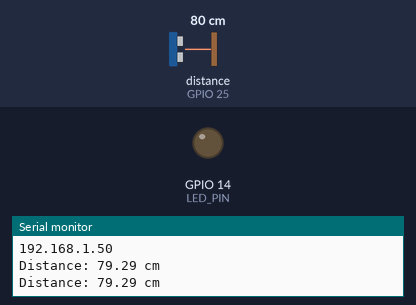
A sketch run on a simulated ESP32. Parts: output pins drawn as LEDs (lit = HIGH), the last lines printed to the serial monitor. Wiring (inferred from the names in the program): ultrasonic range finder: trigger GPIO 26; echo GPIO 25. The test bench sets the inputs (shaded band); at power-on: distance to the obstacle (sensor on GPIO 25) 80 cm. The echo pulse lasts 58.3 µs per cm; WiFi joins after 1.5 s; servers stay silent unless stated; uploads are accepted with an empty reply; pins used as bus, display or sensor lines are not drawn.

Above: at 3.2 s.
3.3 s: distance to the obstacle (sensor on GPIO 25) set to 23 cm
5.2 s: distance to the obstacle (sensor on GPIO 25) set to 18 cm
At 6.8 s:
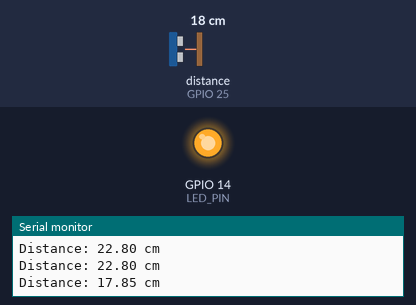
7.5 s: distance to the obstacle (sensor on GPIO 25) set to 35 cm
At 8.3 s:
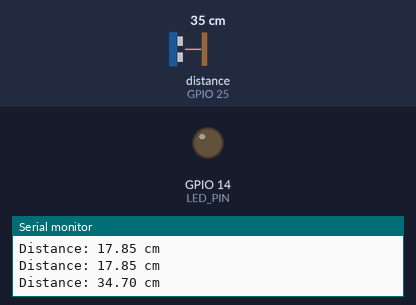
9.5 s: distance to the obstacle (sensor on GPIO 25) set to 2 cm
At 11.1 s:
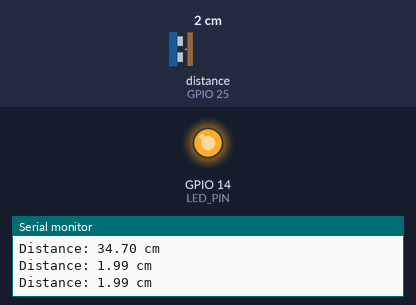
Timing chart, 0 to 12.5 s (numbered marks = the images above; inputs shaded):
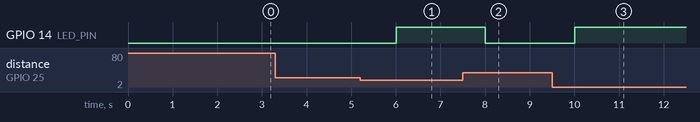

The sketch:

web_based_grafana.ino
```cpp
#include <WiFi.h>
#include <WebServer.h>
#include <HTTPClient.h>

// WiFi credentials
const char* ssid = "xxxxx";
const char* password = "xxxxxxx";

WebServer server(80);

// Ultrasonic Sensor Pins
#define TRIG_PIN  26
#define ECHO_PIN  25
#define LED_PIN   14
#define DISTANCE_THRESHOLD 20

float duration_us, distance_cm;

// HTML content
const char webpage[] PROGMEM = R"=====(
<!DOCTYPE html>
<html>
<head>
  <title>Water Level Monitoring System</title>
  <style>
    body { text-align: center; }
    .header { font-size: 24px; margin-top: 20px; }
    .container {
      width: 300px;
      height: 500px;
      border: 3px solid #0d6efd;
      border-radius: 15px;
      margin: 20px auto;
      position: relative;
      background-color: #e3f2fd;
    }
    .water-level {
      width: 100%;
      position: absolute;
      bottom: 0;
      text-align: center;
      color: white;
      border-top-left-radius: 15px;
      border-top-right-radius: 15px;
    }
    .status-text {
      position: absolute;
      width: 100%;
      bottom: 10px;
      text-align: center;
      font-size: 20px;
      color: #0d6efd;
    }
    .sensor-reading {
      font-size: 18px;
      margin-top: 10px;
      text-align: center; // Align text to the center
    }
    .current-time {
  font-size: 18px;
  margin-top: 10px;
  text-align: left;
}
  </style>
</head>
<body>
  <div id="currentTime" class="current-time">Loading time...</div>
  <div class="header">Water Level Monitoring</div>
  <div id="sensorReading" class="sensor-reading">Sensor Reading: 0 cm</div>
  <div class="container">
    <div id="waterLevel" class="water-level" style="height: 50%; background-color: #0d6efd;">50%</div>
    <div class="status-text">Water Level</div>
  </div>


  <script>
    setInterval(function() {getData();}, 1000);
    function getData() {
      var xhttp = new XMLHttpRequest();
      xhttp.onreadystatechange = function() {
        if (this.readyState == 4 && this.status == 200) {
          var distance = parseFloat(this.responseText);
          var levelPercent = calculateLevel(distance);
          var waterLevelDiv = document.getElementById("waterLevel");
          waterLevelDiv.innerHTML = levelPercent + "%";
          waterLevelDiv.style.height = levelPercent + "%";
          document.getElementById("sensorReading").innerHTML = "Sensor Reading: " + distance + " cm";
          if(levelPercent > 90) {
            waterLevelDiv.style.backgroundColor = "#28a745"; // Green
          } else if(levelPercent <= 25) {
            waterLevelDiv.style.backgroundColor = "#dc3545"; // Red
          } else {
            waterLevelDiv.style.backgroundColor = "#0d6efd"; // Blue
          }
        }
      };
      xhttp.open("GET", "data", true);
      xhttp.send();
    }
    function calculateLevel(distance) {
      var fullDepth = 250; // Assuming 250 cm is the depth of your tank
      var level = fullDepth - distance;
      var levelPercent = (level / fullDepth) * 100;
      return Math.min(Math.max(levelPercent.toFixed(2), 0), 100); // Round to 2 decimal places
    }
    function updateTime() {
    var now = new Date();
    var dateString = now.toLocaleDateString();
    var timeString = now.toLocaleTimeString();
    document.getElementById("currentTime").innerHTML = dateString + " " + timeString;
  }

  // Update time every second
  setInterval(updateTime, 1000);
  </script>
</body>
</html>
)=====";


void setup() {
  Serial.begin(115200);
  pinMode(TRIG_PIN, OUTPUT);
  pinMode(ECHO_PIN, INPUT);
  pinMode(LED_PIN, OUTPUT);

  WiFi.begin(ssid, password);
  while (WiFi.status() != WL_CONNECTED) {
    delay(1000);
    Serial.println("Connecting to WiFi...");
  }
  Serial.println(WiFi.localIP());

  server.on("/", HTTP_GET, []() {
    server.send_P(200, "text/html", webpage);
  });

  server.on("/data", HTTP_GET, []() {
    server.send(200, "text/plain", String(distance_cm));
  });

  server.begin();
}

void loop() {
  unsigned long currentMillis = millis();
  static unsigned long previousMillis = 0;
  const long interval = 1000;

  if (currentMillis - previousMillis >= interval) {
    previousMillis = currentMillis;
    measureDistance();
    Serial.print("Distance: ");
    Serial.print(distance_cm);
    Serial.println(" cm");

    if (distance_cm < DISTANCE_THRESHOLD)
      digitalWrite(LED_PIN, HIGH);
    else
      digitalWrite(LED_PIN, LOW);

    // Calculate water level percentage
    float fullDepth = 250.0; // Adjust this value based on your tank depth
    float level = fullDepth - distance_cm;
    float levelPercent = (level / fullDepth) * 100;
    levelPercent = constrain(levelPercent, 0, 100);

    // Send data to Flask server
    HTTPClient http;
    http.begin("http://192.xxxxxx:5000/update"); // Replace with your Flask server's IP and port
    http.addHeader("Content-Type", "application/x-www-form-urlencoded");
    int httpResponseCode = http.POST("level=" + String(levelPercent));

    if (httpResponseCode > 0) {
      String response = http.getString();
      Serial.println(response);
    } else {
      Serial.print("Error on sending POST: ");
      Serial.println(httpResponseCode);
    }

    http.end();
  }

  server.handleClient();
}

void measureDistance() {
  digitalWrite(TRIG_PIN, HIGH);
  delayMicroseconds(10);
  digitalWrite(TRIG_PIN, LOW);
  duration_us = pulseIn(ECHO_PIN, HIGH);
  distance_cm = 0.017 * duration_us;
}
```

Measured:
- the behaviour switches between 21 and 20 cm on distance to the obstacle (sensor on GPIO 25) (found by bisection; images 0 and 1)
- after the input at 5.2 s, GPIO 14 (LED_PIN): LOW → HIGH after 0.80 s
- after the input at 7.5 s, GPIO 14 (LED_PIN): HIGH → LOW after 0.51 s
- after the input at 9.5 s, GPIO 14 (LED_PIN): LOW → HIGH after 0.51 s
